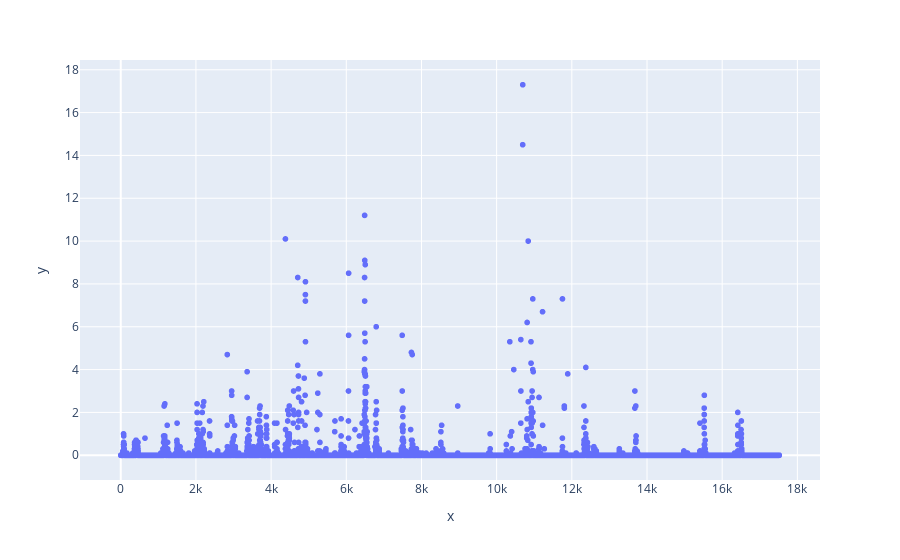

The code cell stored with this chart in its notebook:
### Code cell
px.scatter(qyz3,
           x = np.arange(len(qyz3[(qyz3['PPT']<100) & ((qyz3['PPT']>-100))])),
           y = qyz3[(qyz3['PPT']<100) & ((qyz3['PPT']>-100))].PPT)

### Figure 1 — Plotly figure (JSON) as saved in the notebook; plotly's stock layout.template omitted (floating-point values rounded to 4 significant figures; data arrays with more than 128 entries replaced by an {"elided": "..."} marker saying what was removed)
{"data": [{"hovertemplate": "x=%{x}<br>y=%{y}<extra></extra>", "legendgroup": "", "marker": {"color": "#636efa", "symbol": "circle"}, "mode": "markers", "name": "", "showlegend": false, "type": "scattergl", "x": {"elided": "17519 int values"}, "xaxis": "x", "y": {"elided": "17519 float values"}, "yaxis": "y"}], "layout": {"legend": {"tracegroupgap": 0}, "margin": {"t": 60}, "xaxis": {"anchor": "y", "domain": [0, 1], "title": {"text": "x"}}, "yaxis": {"anchor": "x", "domain": [0, 1], "title": {"text": "y"}}}}
